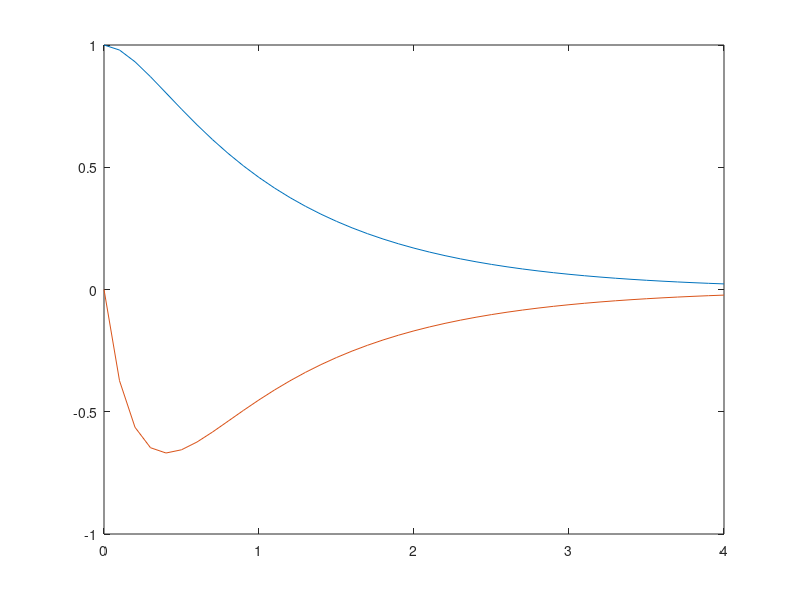

Source code (MATLAB):
pkg load control

A = [0 1; -5 -6];
B = [0; 1];
Q = [1 0; 0 1];
R = 1000;
[K, P] = lqr(A, B, Q, R);

x0 = [1; 0]
t = 0: 0.1: 4
i = 0
for n = t
i = i + 1
x = expm((A - B*K) * n) * x0
x1(i) = x(1)
x2(i) = x(2)
endfor
plot(t, x1, t, x2)